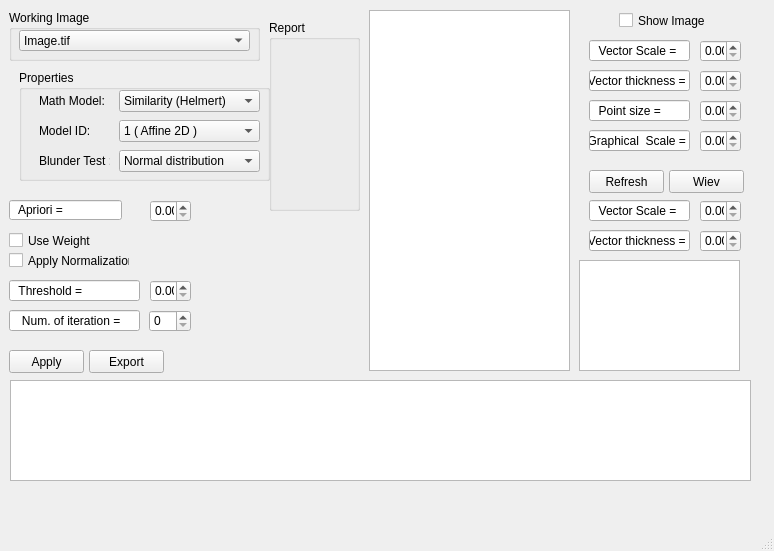
<?xml version="1.0" encoding="UTF-8"?>
<ui version="4.0">
 <class>GeoTransform</class>
 <widget class="QMainWindow" name="GeoTransform">
  <property name="geometry">
   <rect>
    <x>0</x>
    <y>0</y>
    <width>774</width>
    <height>551</height>
   </rect>
  </property>
  <property name="windowTitle">
   <string>MainWindow</string>
  </property>
  <widget class="QWidget" name="centralwidget">
   <widget class="QPushButton" name="pushButton_3">
    <property name="geometry">
     <rect>
      <x>89</x>
      <y>350</y>
      <width>75</width>
      <height>23</height>
     </rect>
    </property>
    <property name="text">
     <string>Export</string>
    </property>
   </widget>
   <widget class="QDoubleSpinBox" name="doubleSpinBox_2">
    <property name="geometry">
     <rect>
      <x>700</x>
      <y>70</y>
      <width>41</width>
      <height>22</height>
     </rect>
    </property>
   </widget>
   <widget class="QCheckBox" name="checkBox_2">
    <property name="geometry">
     <rect>
      <x>9</x>
      <y>250</y>
      <width>121</width>
      <height>21</height>
     </rect>
    </property>
    <property name="text">
     <string>Apply Normalization</string>
    </property>
   </widget>
   <widget class="QLineEdit" name="lineEdit_11">
    <property name="geometry">
     <rect>
      <x>589</x>
      <y>230</y>
      <width>101</width>
      <height>21</height>
     </rect>
    </property>
    <property name="text">
     <string>   Vector thickness =</string>
    </property>
   </widget>
   <widget class="QSpinBox" name="spinBox">
    <property name="geometry">
     <rect>
      <x>149</x>
      <y>310</y>
      <width>42</width>
      <height>22</height>
     </rect>
    </property>
   </widget>
   <widget class="QGroupBox" name="groupBox_2">
    <property name="geometry">
     <rect>
      <x>19</x>
      <y>70</y>
      <width>251</width>
      <height>111</height>
     </rect>
    </property>
    <property name="title">
     <string>Properties</string>
    </property>
    <widget class="QComboBox" name="comboBox">
     <property name="geometry">
      <rect>
       <x>100</x>
       <y>20</y>
       <width>141</width>
       <height>22</height>
      </rect>
     </property>
     <item>
      <property name="text">
       <string>Similarity (Helmert)</string>
      </property>
     </item>
     <item>
      <property name="text">
       <string>Affine ( 1st degree polynomial )</string>
      </property>
     </item>
     <item>
      <property name="text">
       <string>Polinomial</string>
      </property>
     </item>
     <item>
      <property name="text">
       <string>Affine Projection</string>
      </property>
     </item>
     <item>
      <property name="text">
       <string>Projective</string>
      </property>
     </item>
     <item>
      <property name="text">
       <string>DLT</string>
      </property>
     </item>
     <item>
      <property name="text">
       <string>RFM ( GCP dependent )</string>
      </property>
     </item>
    </widget>
    <widget class="QComboBox" name="comboBox_3">
     <property name="geometry">
      <rect>
       <x>100</x>
       <y>50</y>
       <width>141</width>
       <height>22</height>
      </rect>
     </property>
     <item>
      <property name="text">
       <string>1 ( Affine 2D )</string>
      </property>
     </item>
     <item>
      <property name="text">
       <string>2</string>
      </property>
     </item>
     <item>
      <property name="text">
       <string>3</string>
      </property>
     </item>
     <item>
      <property name="text">
       <string>4</string>
      </property>
     </item>
     <item>
      <property name="text">
       <string>5</string>
      </property>
     </item>
    </widget>
    <widget class="QComboBox" name="comboBox_2">
     <property name="geometry">
      <rect>
       <x>100</x>
       <y>80</y>
       <width>141</width>
       <height>22</height>
      </rect>
     </property>
     <item>
      <property name="text">
       <string>Normal distribution</string>
      </property>
     </item>
     <item>
      <property name="text">
       <string>T distribution</string>
      </property>
     </item>
    </widget>
    <widget class="QLabel" name="label">
     <property name="geometry">
      <rect>
       <x>20</x>
       <y>50</y>
       <width>61</width>
       <height>21</height>
      </rect>
     </property>
     <property name="text">
      <string>Model ID:</string>
     </property>
    </widget>
    <widget class="QLabel" name="label_2">
     <property name="geometry">
      <rect>
       <x>20</x>
       <y>20</y>
       <width>71</width>
       <height>21</height>
      </rect>
     </property>
     <property name="text">
      <string>Math Model:</string>
     </property>
    </widget>
    <widget class="QLabel" name="label_3">
     <property name="geometry">
      <rect>
       <x>20</x>
       <y>80</y>
       <width>71</width>
       <height>21</height>
      </rect>
     </property>
     <property name="text">
      <string>Blunder Test :</string>
     </property>
    </widget>
   </widget>
   <widget class="QLineEdit" name="lineEdit_10">
    <property name="geometry">
     <rect>
      <x>589</x>
      <y>130</y>
      <width>101</width>
      <height>21</height>
     </rect>
    </property>
    <property name="text">
     <string>  Graphical  Scale =</string>
    </property>
   </widget>
   <widget class="QCheckBox" name="checkBox">
    <property name="geometry">
     <rect>
      <x>619</x>
      <y>10</y>
      <width>111</width>
      <height>21</height>
     </rect>
    </property>
    <property name="text">
     <string>Show Image</string>
    </property>
   </widget>
   <widget class="QGraphicsView" name="graphicsView_2">
    <property name="geometry">
     <rect>
      <x>579</x>
      <y>260</y>
      <width>161</width>
      <height>111</height>
     </rect>
    </property>
   </widget>
   <widget class="QGroupBox" name="groupBox">
    <property name="geometry">
     <rect>
      <x>269</x>
      <y>20</y>
      <width>91</width>
      <height>191</height>
     </rect>
    </property>
    <property name="title">
     <string>Report</string>
    </property>
   </widget>
   <widget class="QDoubleSpinBox" name="doubleSpinBox_6">
    <property name="geometry">
     <rect>
      <x>700</x>
      <y>230</y>
      <width>41</width>
      <height>22</height>
     </rect>
    </property>
   </widget>
   <widget class="QLineEdit" name="lineEdit_14">
    <property name="geometry">
     <rect>
      <x>9</x>
      <y>280</y>
      <width>131</width>
      <height>21</height>
     </rect>
    </property>
    <property name="text">
     <string>  Threshold =</string>
    </property>
   </widget>
   <widget class="QLineEdit" name="lineEdit_4">
    <property name="geometry">
     <rect>
      <x>9</x>
      <y>200</y>
      <width>113</width>
      <height>20</height>
     </rect>
    </property>
    <property name="text">
     <string>  Apriori =</string>
    </property>
   </widget>
   <widget class="QDoubleSpinBox" name="doubleSpinBox_3">
    <property name="geometry">
     <rect>
      <x>700</x>
      <y>200</y>
      <width>41</width>
      <height>22</height>
     </rect>
    </property>
   </widget>
   <widget class="QDoubleSpinBox" name="doubleSpinBox_4">
    <property name="geometry">
     <rect>
      <x>150</x>
      <y>200</y>
      <width>41</width>
      <height>22</height>
     </rect>
    </property>
   </widget>
   <widget class="QLineEdit" name="lineEdit_13">
    <property name="geometry">
     <rect>
      <x>9</x>
      <y>310</y>
      <width>131</width>
      <height>21</height>
     </rect>
    </property>
    <property name="text">
     <string>   Num. of iteration =</string>
    </property>
   </widget>
   <widget class="QPushButton" name="pushButton_4">
    <property name="geometry">
     <rect>
      <x>9</x>
      <y>350</y>
      <width>75</width>
      <height>23</height>
     </rect>
    </property>
    <property name="text">
     <string>Apply</string>
    </property>
   </widget>
   <widget class="QDoubleSpinBox" name="doubleSpinBox_8">
    <property name="geometry">
     <rect>
      <x>700</x>
      <y>130</y>
      <width>41</width>
      <height>22</height>
     </rect>
    </property>
   </widget>
   <widget class="QDoubleSpinBox" name="doubleSpinBox_7">
    <property name="geometry">
     <rect>
      <x>700</x>
      <y>40</y>
      <width>41</width>
      <height>22</height>
     </rect>
    </property>
   </widget>
   <widget class="QDoubleSpinBox" name="doubleSpinBox_5">
    <property name="geometry">
     <rect>
      <x>150</x>
      <y>280</y>
      <width>41</width>
      <height>22</height>
     </rect>
    </property>
   </widget>
   <widget class="QPushButton" name="pushButton">
    <property name="geometry">
     <rect>
      <x>589</x>
      <y>170</y>
      <width>75</width>
      <height>23</height>
     </rect>
    </property>
    <property name="text">
     <string>Refresh</string>
    </property>
   </widget>
   <widget class="QLineEdit" name="lineEdit_7">
    <property name="geometry">
     <rect>
      <x>589</x>
      <y>40</y>
      <width>101</width>
      <height>21</height>
     </rect>
    </property>
    <property name="text">
     <string>  Vector Scale =</string>
    </property>
   </widget>
   <widget class="QLineEdit" name="lineEdit_12">
    <property name="geometry">
     <rect>
      <x>589</x>
      <y>200</y>
      <width>101</width>
      <height>21</height>
     </rect>
    </property>
    <property name="text">
     <string>  Vector Scale =</string>
    </property>
   </widget>
   <widget class="QLineEdit" name="lineEdit_9">
    <property name="geometry">
     <rect>
      <x>589</x>
      <y>100</y>
      <width>101</width>
      <height>21</height>
     </rect>
    </property>
    <property name="text">
     <string>  Point size =</string>
    </property>
   </widget>
   <widget class="QTableView" name="tableView">
    <property name="geometry">
     <rect>
      <x>10</x>
      <y>380</y>
      <width>741</width>
      <height>101</height>
     </rect>
    </property>
   </widget>
   <widget class="QCheckBox" name="checkBox_3">
    <property name="geometry">
     <rect>
      <x>9</x>
      <y>230</y>
      <width>91</width>
      <height>21</height>
     </rect>
    </property>
    <property name="text">
     <string>Use Weight</string>
    </property>
   </widget>
   <widget class="QDoubleSpinBox" name="doubleSpinBox_9">
    <property name="geometry">
     <rect>
      <x>700</x>
      <y>100</y>
      <width>41</width>
      <height>22</height>
     </rect>
    </property>
   </widget>
   <widget class="QGraphicsView" name="graphicsView">
    <property name="geometry">
     <rect>
      <x>369</x>
      <y>10</y>
      <width>201</width>
      <height>361</height>
     </rect>
    </property>
   </widget>
   <widget class="QGroupBox" name="groupBox_3">
    <property name="geometry">
     <rect>
      <x>9</x>
      <y>10</y>
      <width>251</width>
      <height>51</height>
     </rect>
    </property>
    <property name="title">
     <string>Working Image</string>
    </property>
    <widget class="QComboBox" name="comboBox_4">
     <property name="geometry">
      <rect>
       <x>10</x>
       <y>20</y>
       <width>231</width>
       <height>21</height>
      </rect>
     </property>
     <item>
      <property name="text">
       <string>Image.tif</string>
      </property>
     </item>
     <item>
      <property name="text">
       <string>Image.tif</string>
      </property>
     </item>
     <item>
      <property name="text">
       <string>RGB_radiometric_corrected.tif</string>
      </property>
     </item>
    </widget>
   </widget>
   <widget class="QPushButton" name="pushButton_2">
    <property name="geometry">
     <rect>
      <x>669</x>
      <y>170</y>
      <width>75</width>
      <height>23</height>
     </rect>
    </property>
    <property name="text">
     <string>Wiev</string>
    </property>
   </widget>
   <widget class="QLineEdit" name="lineEdit_8">
    <property name="geometry">
     <rect>
      <x>589</x>
      <y>70</y>
      <width>101</width>
      <height>21</height>
     </rect>
    </property>
    <property name="text">
     <string>   Vector thickness =</string>
    </property>
   </widget>
  </widget>
  <widget class="QMenuBar" name="menubar">
   <property name="geometry">
    <rect>
     <x>0</x>
     <y>0</y>
     <width>774</width>
     <height>21</height>
    </rect>
   </property>
  </widget>
  <widget class="QStatusBar" name="statusbar"/>
 </widget>
 <resources/>
 <connections/>
</ui>
